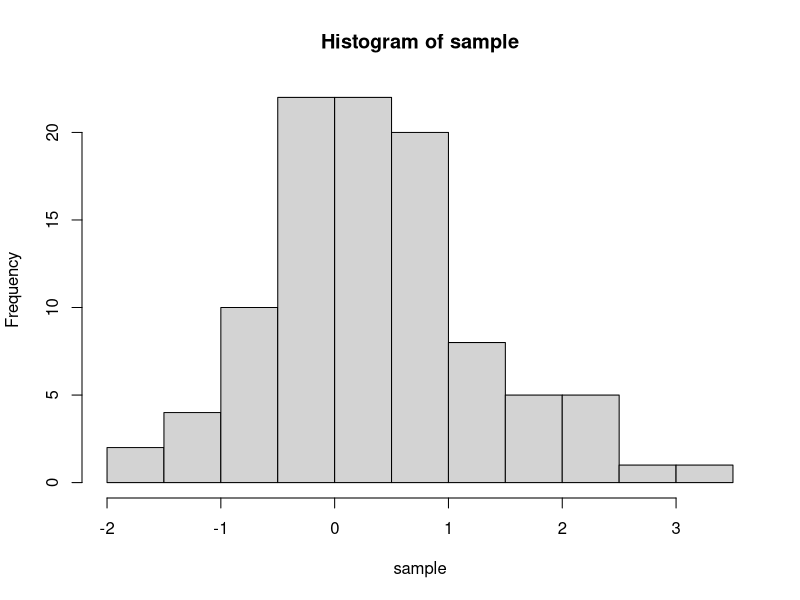

Here is the R script that generated this plot: (Note: this script raises an error after producing the figure.)
#Q1
n=100
df=n-1
sample=rt(n,df)
sample
hist(sample)

#Q2
n=100
df=c(2,10,25)

rchisq(n,df[1])
rchisq(n,df[2])
rchisq(n,df[3])

#Q3
x <- seq(-6, 6, length = 100)
x
df = c(1,4,10,30)
dt(x,df[1])
dt(x,df[2])
dt(x,df[3])
dt(x,df[4])
plot(x,dt(x,df[4]),type = "l",xlab = "t-value", ylab = "Density", 
     main = "Comparison of t-distributions", col=colour[4])

colour = c("black", "red", "green", "blue")
for (i in 1:4){
  lines(x,dt(x,df[i]),type = "l",col = colour[i])
}


#Q4

#(i)
qf(.95, 10, 20) 

#(ii) 
x = 1.5
v1 = 10
v2 = 20
pf(x, v1, v2, lower.tail = TRUE) 
pf(x, v1, v2, lower.tail = FALSE)

#(iii)
q <- c(0.25, 0.5, 0.75, 0.999)
v1=10
v2=20
qf(q[1], v1, v2)
qf(q[2], v1, v2)
qf(q[3], v1, v2)
qf(q[4], v1, v2)

#(iv) 
x <- rf(1000, 10, 20)
hist(x )
